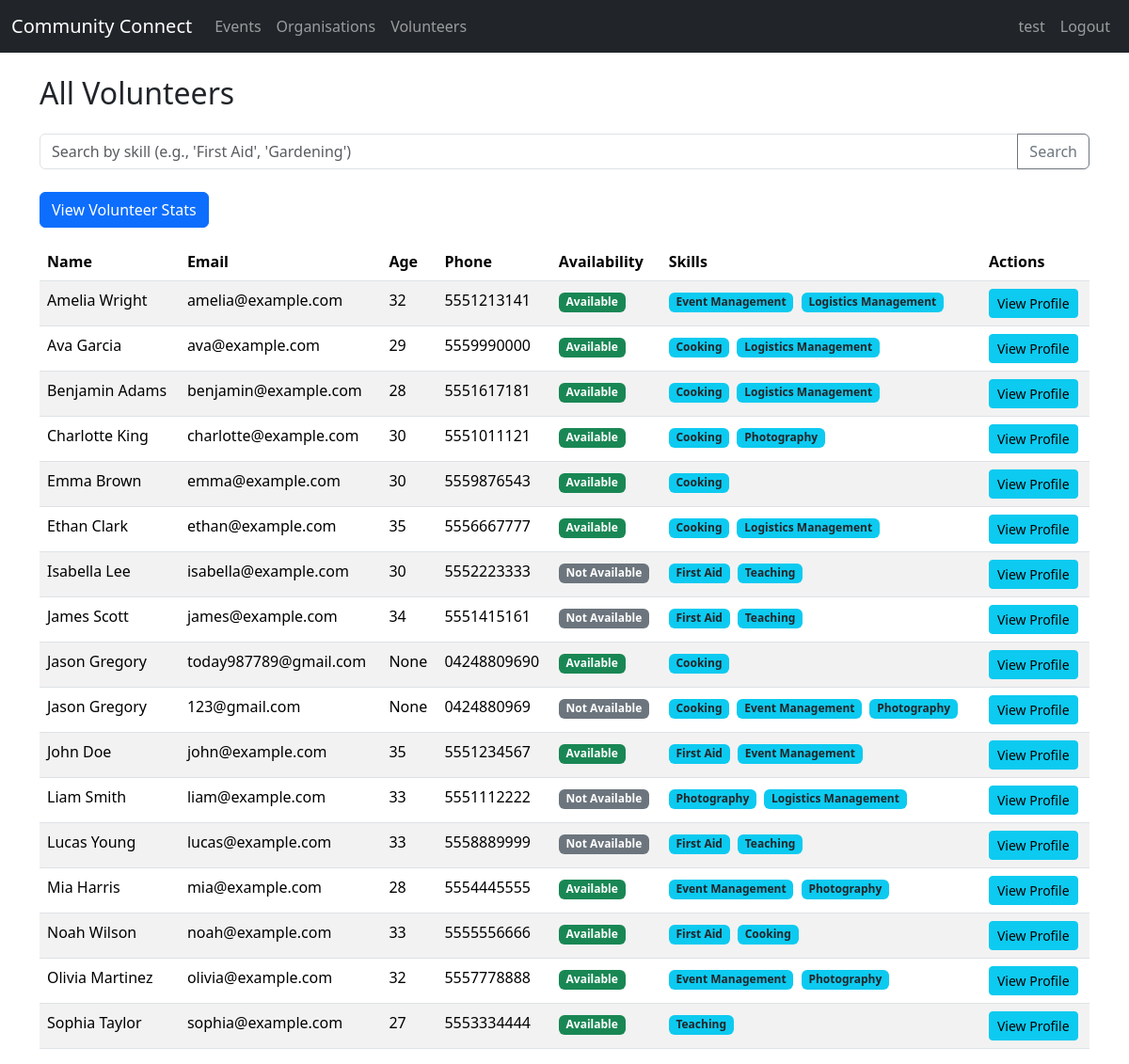
The app's page /volunteers (signed in) with its own data.
### tables this page shows
CREATE TABLE Volunteers (
    VolunteerID INTEGER PRIMARY KEY AUTOINCREMENT,
    FirstName TEXT NOT NULL,
    LastName TEXT NOT NULL,
    Email TEXT UNIQUE,
    Password TEXT,
    Phone TEXT,
    Address TEXT,
    DateOfBirth DATE,
    Availability BOOLEAN,
    ProfilePhoto TEXT,
    EmergencyContact TEXT
);

### app.py (the view)
@app.route("/volunteers")
@login_required
def list_volunteers():
    db = get_db()
    search_query = request.args.get('q', '')
    query = """
        SELECT
            V.VolunteerID,
            V.FirstName ||' '|| V.LastName AS Fullname,
            (strftime('%Y', 'now') - strftime('%Y', DateOfBirth)) -
            (CASE
            WHEN strftime('%m-%d', 'now') < strftime('%m-%d', DateOfBirth)
            THEN 1
            ELSE 0
            END) AS Age,
            V.Email,
            V.Phone,
            V.Availability,
            GROUP_CONCAT(S.Name) AS Skills
        FROM Volunteers V
        LEFT JOIN VolunteerSkills VS ON V.VolunteerID = VS.VolunteerID
        LEFT JOIN Skills S ON VS.SkillID = S.SkillID
    """
    params = []
    if search_query:
        query += " WHERE S.Name LIKE ?"
        params.append('%' + search_query + '%')
    query += " GROUP BY V.VolunteerID ORDER BY V.FirstName"
    volunteers = db.execute(query, params).fetchall()
    return render_template("list_volunteers.html", volunteers=volunteers, query=search_query)

### app.py (called while the page is built)
def get_db():
    db = getattr(g, "_database", None)
    if db is None:
        db = g._database = sqlite3.connect(DATABASE)
        db.row_factory = sqlite3.Row
    return db

@app.teardown_appcontext
def close_connection(exception):
    db = getattr(g, "_database", None)
    if db is not None:
        db.close()

def login_required(f):
    @wraps(f)
    def decorated_function(*args, **kwargs):
        if "user_id" not in session:
            flash("Please log in first.", "error")
            return redirect(url_for("login"))
        return f(*args, **kwargs)
    return decorated_function

### templates/list_volunteers.html
{% extends "base.html" %}
{% block content %}
<h2 class="mb-4">All Volunteers</h2>
<form method="GET" action="{{ url_for('list_volunteers') }}" class="mb-4">
    <div class="input-group">
        <input type="text" name="q" class="form-control" placeholder="Search by skill (e.g., 'First Aid', 'Gardening')" value="{{ query }}">
        <button class="btn btn-outline-secondary" type="submit">Search</button>
    </div>
</form>
<div class="mb-3">
    <a href="{{ url_for('volunteer_stats') }}" class="btn btn-primary">View Volunteer Stats</a>
</div>
<table class="table table-striped">
    <thead>
        <tr>
            <th>Name</th>
            <th>Email</th>
            <th>Age</th>
            <th>Phone</th>
            <th>Availability</th>
            <th>Skills</th>
            <th>Actions</th>
        </tr>
    </thead>
    <tbody>
        {% for volunteer in volunteers %}
        <tr>
            <td>{{ volunteer.Fullname }}</td>
            <td>{{ volunteer.Email }}</td>
            <td>{{ volunteer.Age }}</td>
            <td>{{ volunteer.Phone or 'N/A' }}</td>
            <td>
                {% if volunteer.Availability %}
                    <span class="badge bg-success">Available</span>
                {% else %}
                    <span class="badge bg-secondary">Not Available</span>
                {% endif %}
            </td>
            <td>
                {% if volunteer.Skills %}
                    {% for skill in volunteer.Skills.split(',') %}
                        <span class="badge bg-info text-dark me-1">{{ skill.strip() }}</span>
                    {% endfor %}
                {% else %}
                    N/A
                {% endif %}
            </td>
            <td>
                <a href="{{ url_for('view_volunteer_profile', volunteer_id=volunteer.VolunteerID) }}" class="btn btn-sm btn-info">View Profile</a>
            </td>
        </tr>
        {% else %}
        <tr>
            <td colspan="7">No volunteers found matching your search.</td>
        </tr>
        {% endfor %}
    </tbody>
</table>
{% endblock %}

### records on screen
Volunteers: Fullname "Amelia Wright", Email "amelia@example.com", Age "32", Phone "5551213141", Availability "Available", strip "Event Management" "Logistics Management"
Volunteers: Fullname "Ava Garcia", Email "ava@example.com", Age "29", Phone "5559990000", Availability "Available", strip "Cooking" "Logistics Management"
Volunteers: Fullname "Benjamin Adams", Email "benjamin@example.com", Age "28", Phone "5551617181", Availability "Available", strip "Cooking" "Logistics Management"
Volunteers: Fullname "Charlotte King", Email "charlotte@example.com", Age "30", Phone "5551011121", Availability "Available", strip "Cooking" "Photography"
Volunteers: Fullname "Emma Brown", Email "emma@example.com", Age "30", Phone "5559876543", Availability "Available", strip "Cooking"
Volunteers: Fullname "Ethan Clark", Email "ethan@example.com", Age "35", Phone "5556667777", Availability "Available", strip "Cooking" "Logistics Management"
Volunteers: Fullname "Isabella Lee", Email "isabella@example.com", Age "30", Phone "5552223333", Availability "Not Available", strip "First Aid" "Teaching"
Volunteers: Fullname "James Scott", Email "james@example.com", Age "34", Phone "5551415161", Availability "Not Available", strip "First Aid" "Teaching"
Volunteers: Fullname "Jason Gregory", Email "today987789@gmail.com", Age "None", Phone "04248809690", Availability "Available", strip "Cooking"
Volunteers: Fullname "Jason Gregory", Email "123@gmail.com", Age "None", Phone "0424880969", Availability "Not Available", strip "Cooking" "Event Management" "Photography"
Volunteers: Fullname "John Doe", Email "john@example.com", Age "35", Phone "5551234567", Availability "Available", strip "First Aid" "Event Management"
Volunteers: Fullname "Liam Smith", Email "liam@example.com", Age "33", Phone "5551112222", Availability "Not Available", strip "Photography" "Logistics Management"
Volunteers: Fullname "Lucas Young", Email "lucas@example.com", Age "33", Phone "5558889999", Availability "Not Available", strip "First Aid" "Teaching"
Volunteers: Fullname "Mia Harris", Email "mia@example.com", Age "28", Phone "5554445555", Availability "Available", strip "Event Management" "Photography"
Volunteers: Fullname "Noah Wilson", Email "noah@example.com", Age "33", Phone "5555556666", Availability "Available", strip "First Aid" "Cooking"
Volunteers: Fullname "Olivia Martinez", Email "olivia@example.com", Age "32", Phone "5557778888", Availability "Available", strip "Event Management" "Photography"
Volunteers: Fullname "Sophia Taylor", Email "sophia@example.com", Age "27", Phone "5553334444", Availability "Available", strip "Teaching"

### other values on screen
{{ session.get('name', 'Dashboard') }} "test"
